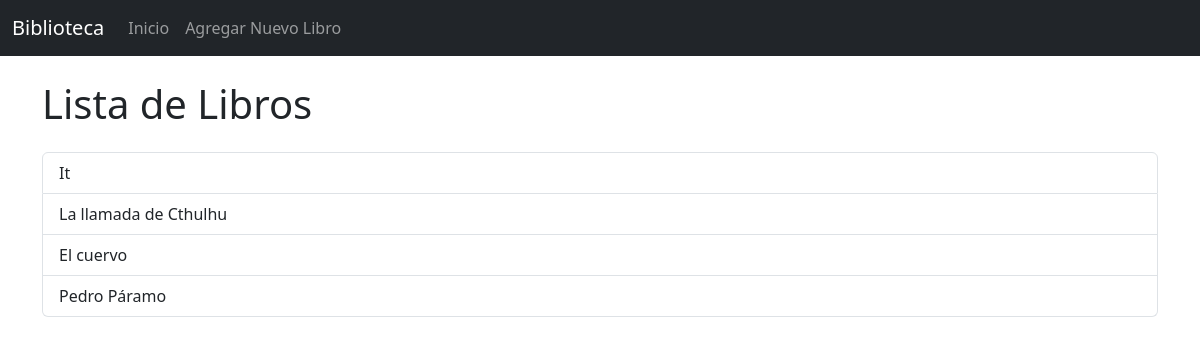
Before: / with the older database file.
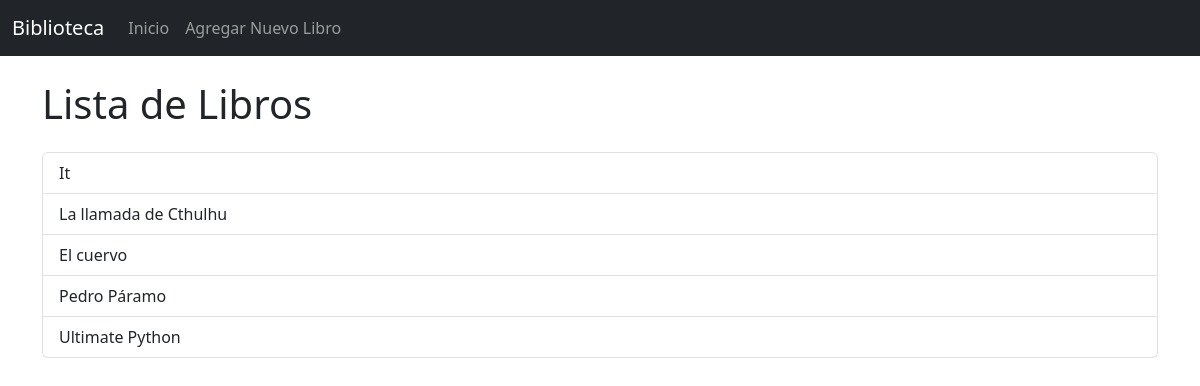
After: the same page with the newer database file.
### libros/models.py (models this page shows, shortened)
class Libro(models.Model):
    titulo = models.CharField(max_length=200)
    autor = models.CharField(max_length=200)
    fecha_publicacion = models.DateField()
    isbn = models.CharField(max_length=13)
    ruta_img = models.ImageField(upload_to='imagenes/', verbose_name="Imagen", null=True)

### libros/views.py (the view)
# urls.py: path('', views.lista_libros, name='lista_libros'),
def lista_libros(request):
    libros = Libro.objects.all()
    return render(request, 'libros/lista_libros.html', {'libros': libros})

### libros/templates/libros/lista_libros.html (shortened to what this page needs)
{% extends "libros/base.html" %}
{% block content %}
    <h1 class="mb-4">Lista de Libros</h1>
    <div class="list-group">
        {% for libro in libros %}
            <a href="{% url 'detalle_libro' pk=libro.pk %}" class="list-group-item list-group-item-action">
                {{ libro.titulo }}
            </a>
        {% endfor %}
    </div>
{% endblock %}

### libros/templates/libros/base.html (shortened to what this page needs)
{% load static %}
<!doctype html>
<html lang="en">
    <head>
        <link
            href="https://cdn.jsdelivr.net/npm/bootstrap@5.3.2/dist/css/bootstrap.min.css"
            rel="stylesheet"
        />
    </head>
    <body>
        <header>
        <nav class="navbar navbar-expand-lg navbar-dark bg-dark">
            <div class="container-fluid">
                <a class="navbar-brand" href="{% url 'lista_libros' %}">Biblioteca</a>
                <div class="collapse navbar-collapse" id="navbarNav">
                    <ul class="navbar-nav">
                        <li class="nav-item">
                            <a class="nav-link" href="{% url 'lista_libros' %}">Inicio</a>
                        </li>
                        <li class="nav-item">
                            <a class="nav-link" href="{% url 'nuevo_libro' %}">Agregar Nuevo Libro</a>
                        </li>
                    </ul>
                </div>
            </div>
        </nav>
    </header>
    <main class="container mt-4">
        {% block content %}
        {% endblock %}
    </main>
    </body>
</html>

Changed rows visible on the page:
added Libro: titulo "Ultimate Python"
